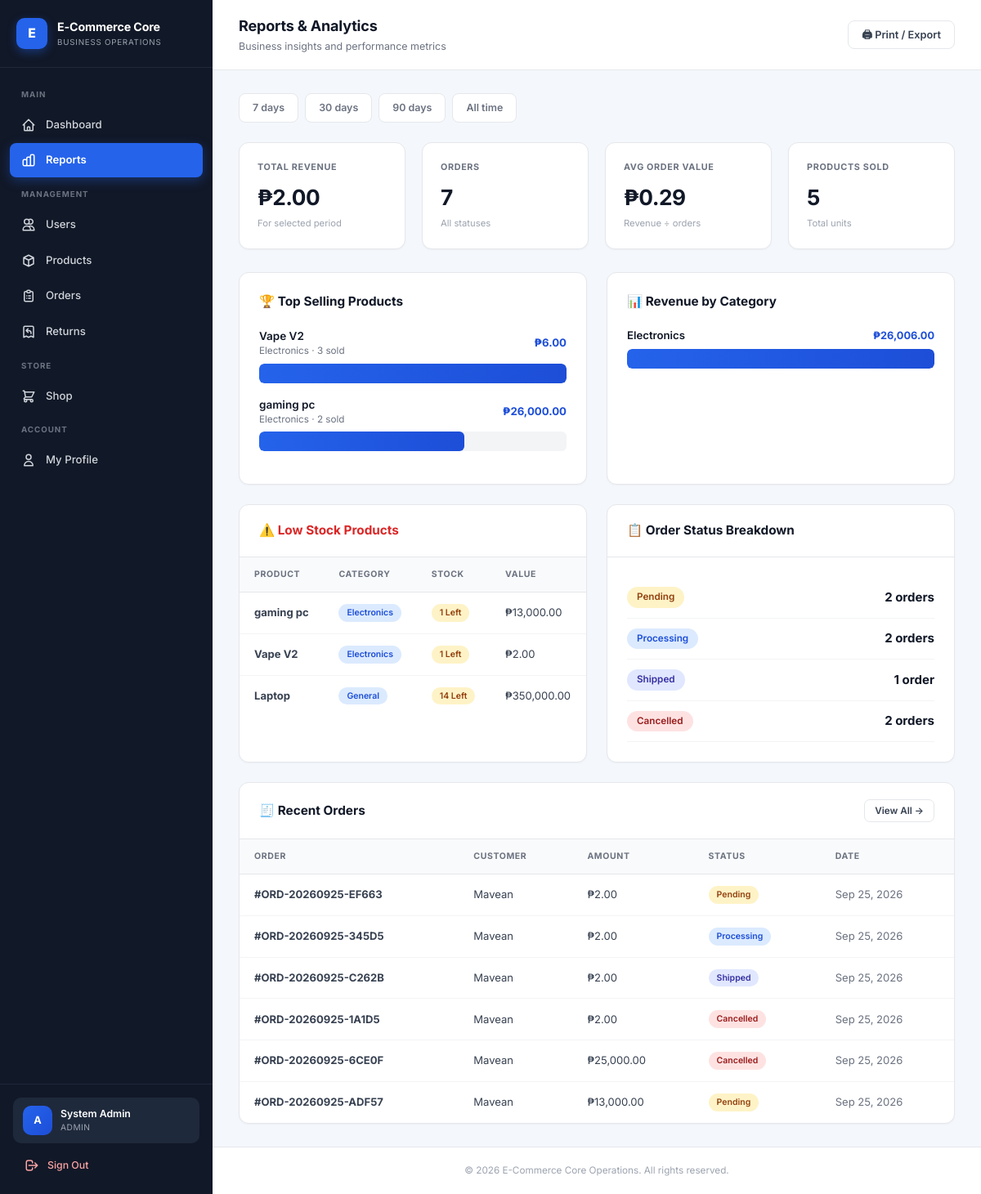
Screenshot of /modules/reports.php (signed in) with the database file from the repository.
### tables this page shows
CREATE TABLE `products` (
  `id` int(11) NOT NULL,
  `name` varchar(150) NOT NULL,
  `description` text DEFAULT NULL,
  `price` decimal(10,2) NOT NULL,
  `category` varchar(50) DEFAULT NULL,
  `stock` int(11) DEFAULT 0,
  `image_url` varchar(255) DEFAULT NULL,
  `created_at` timestamp NOT NULL DEFAULT current_timestamp()
);

CREATE TABLE `orders` (
  `id` int(11) NOT NULL,
  `order_number` varchar(20) DEFAULT NULL,
  `user_id` int(11) NOT NULL,
  `total_amount` decimal(10,2) NOT NULL,
  `status` enum('pending','processing','shipped','delivered','cancelled','returned') DEFAULT 'pending',
  `shipping_address` text DEFAULT NULL,
  `contact_phone` varchar(20) DEFAULT NULL,
  `notes` text DEFAULT NULL,
  `payment_method` varchar(50) DEFAULT 'COD',
  `delivery_option` varchar(50) DEFAULT 'standard',
  `delivery_fee` decimal(10,2) DEFAULT 0.00,
  `payment_status` enum('unpaid','pending_verification','paid','refunded') DEFAULT 'unpaid',
  `payment_reference` varchar(100) DEFAULT NULL,
  `payment_proof` varchar(255) DEFAULT NULL,
  `paid_at` datetime DEFAULT NULL,
  `created_at` timestamp NOT NULL DEFAULT current_timestamp()
);

CREATE TABLE `users` (
  `id` int(11) NOT NULL,
  `username` varchar(50) NOT NULL,
  `email` varchar(100) NOT NULL,
  `phone` varchar(20) DEFAULT NULL,
  `address` text DEFAULT NULL,
  `city` varchar(80) DEFAULT NULL,
  `province` varchar(80) DEFAULT NULL,
  `postal_code` varchar(10) DEFAULT NULL,
  `password` varchar(255) NOT NULL,
  `full_name` varchar(100) DEFAULT NULL,
  `role` enum('admin','product_manager','customer') DEFAULT 'customer',
  `status` enum('active','inactive') DEFAULT 'active',
  `email_verified` tinyint(1) DEFAULT 0,
  `profile_completed` tinyint(1) DEFAULT 0,
  `created_at` timestamp NOT NULL DEFAULT current_timestamp()
);

### includes/auth.php (called while the page is built, shortened)
<?php
if (!function_exists('baseUrl')) {
    function baseUrl($path = '') {
        $dir = str_replace('\\', '/', dirname($_SERVER['SCRIPT_NAME']));
        $dir = rtrim($dir, '/');
        $dir = preg_replace('#/(modules|api|ai|auth|admin)$#', '', $dir);
        if ($dir === '' || $dir === '.') $dir = '';
        $dir = rtrim($dir, '/') . '/';
        return $dir . ltrim($path, '/');
    }
}
if (!function_exists('e')) {
    function e($s) {
        return htmlspecialchars($s ?? '', ENT_QUOTES, 'UTF-8');
    }
}

### modules/reports.php (the view, shortened to what this page needs)
<?php
require_once __DIR__ . '/../includes/auth.php';
require_once __DIR__ . '/../config/db.php';
$range = $_GET['range'] ?? '30';
$ranges = ['7' => '7 days', '30' => '30 days', '90' => '90 days', 'all' => 'All time'];
$dateFilter = $range === 'all' ? '' : 'AND created_at >= DATE_SUB(NOW(), INTERVAL ' . (int)$range . ' DAY)';
$revenue = $pdo->query("SELECT COALESCE(SUM(total_amount),0) FROM orders WHERE status NOT IN ('cancelled','returned') AND payment_status='paid' $dateFilter")->fetchColumn();
$ordersCount = $pdo->query("SELECT COUNT(*) FROM orders WHERE 1=1 $dateFilter")->fetchColumn();
$avgOrder = $ordersCount > 0 ? $revenue / $ordersCount : 0;
$productsSold = $pdo->query("SELECT COALESCE(SUM(oi.quantity),0) FROM order_items oi JOIN orders o ON oi.order_id=o.id WHERE o.status NOT IN ('cancelled','returned') $dateFilter")->fetchColumn();
$topProducts = $pdo->query("
    SELECT p.name, p.category, SUM(oi.quantity) as total_qty, SUM(oi.quantity * oi.price) as total_revenue
    FROM order_items oi
    JOIN products p ON oi.product_id = p.id
    JOIN orders o ON oi.order_id = o.id
    WHERE o.status NOT IN ('cancelled','returned')
    GROUP BY p.id
    ORDER BY total_qty DESC
    LIMIT 5
")->fetchAll();
$lowStock = $pdo->query("SELECT name, category, stock, price FROM products WHERE stock < 15 ORDER BY stock ASC LIMIT 8")->fetchAll();
$recentOrders = $pdo->query("SELECT o.*, u.username FROM orders o JOIN users u ON o.user_id=u.id ORDER BY o.id DESC LIMIT 6")->fetchAll();
$revByCategory = $pdo->query("
    SELECT p.category, SUM(oi.quantity * oi.price) as revenue
    FROM order_items oi
    JOIN products p ON oi.product_id = p.id
    JOIN orders o ON oi.order_id = o.id
    WHERE o.status NOT IN ('cancelled','returned')
    GROUP BY p.category
    ORDER BY revenue DESC
    LIMIT 6
")->fetchAll();
$maxCatRevenue = !empty($revByCategory) ? max(array_column($revByCategory, 'revenue')) : 1;
$statusBreakdown = $pdo->query("SELECT status, COUNT(*) as cnt FROM orders GROUP BY status")->fetchAll();
require_once __DIR__ . '/../includes/header.php';
?>
<div class="app-layout">
    <?php require __DIR__ . '/../includes/sidebar.php'; ?>
    <div class="main-wrapper">
        <header class="topbar">
            <div class="topbar-left">
                <div>
                    <h2>Reports & Analytics</h2>
                    <p>Business insights and performance metrics</p>
                </div>
            </div>
            <button onclick="window.print()" class="btn btn-secondary">🖨 Print / Export</button>
        </header>
        <div class="page-body">
            <div class="range-tabs">
                <?php foreach ($ranges as $key => $label): ?>
                    <a href="?range=<?= $key ?>" class="range-tab <?= $range === $key ? 'active' : '' ?>"><?= $label ?></a>
                <?php endforeach; ?>
            </div>
            <div class="kpi-grid">
                <div class="kpi-card">
                    <div class="kpi-label">Total Revenue</div>
                    <div class="kpi-value">₱<?= number_format($revenue, 2) ?></div>
                    <div class="kpi-sub">For selected period</div>
                </div>
                <div class="kpi-card">
                    <div class="kpi-label">Orders</div>
                    <div class="kpi-value"><?= number_format($ordersCount) ?></div>
                    <div class="kpi-sub">All statuses</div>
                </div>
                <div class="kpi-card">
                    <div class="kpi-label">Avg Order Value</div>
                    <div class="kpi-value">₱<?= number_format($avgOrder, 2) ?></div>
                    <div class="kpi-sub">Revenue ÷ orders</div>
                </div>
                <div class="kpi-card">
                    <div class="kpi-label">Products Sold</div>
                    <div class="kpi-value"><?= number_format($productsSold) ?></div>
                    <div class="kpi-sub">Total units</div>
                </div>
            </div>
            <div class="reports-grid">
                <div class="card card-pad">
                    <h3 class="section-title" style="margin-bottom:20px;">🏆 Top Selling Products</h3>
                    <?php if (empty($topProducts)): ?>
                        <p style="color:#6b7280;">No sales data yet.</p>
                    <?php else: foreach ($topProducts as $p): ?>
                        <div style="margin-bottom:16px;">
                            <div style="display:flex;justify-content:space-between;align-items:center;margin-bottom:6px;">
                                <div>
                                    <div style="font-weight:600;color:#111827;font-size:0.9rem;"><?= e($p['name']) ?></div>
                                    <div style="color:#6b7280;font-size:0.78rem;"><?= e($p['category']) ?> · <?= $p['total_qty'] ?> sold</div>
                                </div>
                                <div style="font-weight:700;color:#1d4ed8;font-size:0.88rem;">₱<?= number_format($p['total_revenue'], 2) ?></div>
                            </div>
                            <div class="bar-track">
                                <div class="bar-fill" style="width: <?= $topProducts[0]['total_qty'] > 0 ? ($p['total_qty'] / $topProducts[0]['total_qty'] * 100) : 0 ?>%;"></div>
                            </div>
                        </div>
                    <?php endforeach; endif; ?>
                </div>
                <div class="card card-pad">
                    <h3 class="section-title" style="margin-bottom:20px;">📊 Revenue by Category</h3>
                    <?php if (empty($revByCategory)): ?>
                        <p style="color:#6b7280;">No category data yet.</p>
                    <?php else: foreach ($revByCategory as $c): ?>
                        <div style="margin-bottom:16px;">
                            <div style="display:flex;justify-content:space-between;align-items:center;margin-bottom:6px;">
                                <span style="font-weight:600;color:#111827;font-size:0.88rem;"><?= e($c['category']) ?></span>
                                <span style="font-weight:700;color:#1d4ed8;font-size:0.85rem;">₱<?= number_format($c['revenue'], 2) ?></span>
                            </div>
                            <div class="bar-track">
                                <div class="bar-fill" style="width: <?= $maxCatRevenue > 0 ? ($c['revenue'] / $maxCatRevenue * 100) : 0 ?>%;"></div>
                            </div>
                        </div>
                    <?php endforeach; endif; ?>
                </div>
            </div>
            <div class="reports-grid">
                <div class="card">
                    <div style="padding:20px 24px;border-bottom:1px solid #e5e7eb;">
                        <h3 class="section-title" style="color:#dc2626;">⚠️ Low Stock Products</h3>
                    </div>
                    <?php if (empty($lowStock)): ?>
                        <div class="card-pad" style="text-align:center;color:#6b7280;">All products are well stocked!</div>
                    <?php else: ?>
                        <div class="table-wrapper">
                            <table>
                                <thead><tr><th>Product</th><th>Category</th><th>Stock</th><th>Value</th></tr></thead>
                                <tbody>
                                    <?php foreach ($lowStock as $p): ?>
                                        <tr>
                                            <td><strong><?= e($p['name']) ?></strong></td>
                                            <td><span class="badge badge-blue"><?= e($p['category']) ?></span></td>
                                            <td><span class="badge <?= $p['stock'] == 0 ? 'badge-red' : 'badge-yellow' ?>"><?= $p['stock'] ?> left</span></td>
                                            <td>₱<?= number_format($p['price'] * $p['stock'], 2) ?></td>
                                        </tr>
                                    <?php endforeach; ?>
                                </tbody>
                            </table>
                        </div>
                    <?php endif; ?>
                </div>
                <div class="card">
                    <div style="padding:20px 24px;border-bottom:1px solid #e5e7eb;">
                        <h3 class="section-title">📋 Order Status Breakdown</h3>
                    </div>
                    <div class="card-pad">
                        <?php
                        $statusColors = [
                            'pending' => ['#fef3c7', '#92400e'],
                            'processing' => ['#dbeafe', '#1d4ed8'],
                            'shipped' => ['#e0e7ff', '#3730a3'],
                            'delivered' => ['#d1fae5', '#065f46'],
                            'cancelled' => ['#fee2e2', '#991b1b'],
                            'returned' => ['#f3f4f6', '#374151']
                        ];
                        foreach ($statusBreakdown as $s):
                            $color = $statusColors[$s['status']] ?? ['#f3f4f6', '#374151'];
                        ?>
                            <div style="display:flex;justify-content:space-between;align-items:center;padding:12px 0;border-bottom:1px solid #f3f4f6;">
                                <span style="background:<?= $color[0] ?>;color:<?= $color[1] ?>;padding:4px 12px;border-radius:999px;font-size:0.78rem;font-weight:600;text-transform:capitalize;">
                                    <?= e($s['status']) ?>
                                </span>
                                <span style="font-weight:700;color:#111827;"><?= $s['cnt'] ?> order<?= $s['cnt'] != 1 ? 's' : '' ?></span>
                            </div>
                        <?php endforeach; ?>
                    </div>
                </div>
            </div>
            <div class="card">
                <div style="padding:20px 24px;border-bottom:1px solid #e5e7eb;display:flex;justify-content:space-between;align-items:center;">
                    <h3 class="section-title">🧾 Recent Orders</h3>
                    <a href="<?= baseUrl('modules/orders.php') ?>" class="btn btn-secondary btn-sm">View All →</a>
                </div>
                <div class="table-wrapper">
                    <table>
                        <thead>
                            <tr><th>Order</th><th>Customer</th><th>Amount</th><th>Status</th><th>Date</th></tr>
                        </thead>
                        <tbody>
                            <?php if (empty($recentOrders)): ?>
                                <tr><td colspan="5" style="text-align:center;padding:32px;color:#6b7280;">No orders yet</td></tr>
                            <?php else: foreach ($recentOrders as $o):
                                $colors = ['pending'=>'badge-yellow','processing'=>'badge-blue','shipped'=>'badge-indigo','delivered'=>'badge-green','cancelled'=>'badge-red','returned'=>'badge-gray'];
                            ?>
                                <tr>
                                    <td><strong>#<?= e($o['order_number'] ?: $o['id']) ?></strong></td>
                                    <td><?= e($o['username']) ?></td>
                                    <td>₱<?= number_format($o['total_amount'], 2) ?></td>
                                    <td><span class="badge <?= $colors[$o['status']] ?? 'badge-gray' ?>"><?= ucfirst($o['status']) ?></span></td>
                                    <td style="color:#6b7280;"><?= date('M j, Y', strtotime($o['created_at'])) ?></td>
                                </tr>
                            <?php endforeach; endif; ?>
                        </tbody>
                    </table>
                </div>
            </div>
        </div>
        <?php require __DIR__ . '/../includes/footer.php'; ?>

### rows the page displays
products: name "gaming pc", category "Electronics", stock "1", $p['price'] * $p['stock'] "13,000.00"
products: name "Vape V2", category "Electronics", stock "1", $p['price']*$p['stock'] "2.00"
products: name "Laptop", category "General", stock "14", $p['price'] * $p['stock'] "350,000.00"
orders: order_number "ORD-20260925-EF663", user.username "Mavean", total_amount "2.00", status "Pending", created_at "Sep 25, 2026"
orders: order_number "ORD-20260925-345D5", user.username "Mavean", total_amount "2.00", status "Processing", created_at "Sep 25, 2026"
orders: order_number "ORD-20260925-C262B", user.username "Mavean", total_amount "2.00", status "Shipped", created_at "Sep 25, 2026"
orders: order_number "ORD-20260925-1A1D5", user.username "Mavean", total_amount "2.00", status "Cancelled", created_at "Sep 25, 2026"
orders: order_number "ORD-20260925-6CE0F", user.username "Mavean", total_amount "25,000.00", status "Cancelled", created_at "Sep 25, 2026"
orders: order_number "ORD-20260925-ADF57", user.username "Mavean", total_amount "13,000.00", status "Pending", created_at "Sep 25, 2026"

### other values shown
$initial "A"
$_SESSION['full_name'] "System Admin"
$role === 'product_manager' ? 'PRODUCT MANAGER' : strtoupper($role) "ADMIN"
$label "7 days"
$label "30 days"
$label "90 days"
$label "All time"
$revenue "2.00"
$ordersCount "7"
$avgOrder "0.29"
$productsSold "5"
$p['name'] "Vape V2"
$p['category'] "Electronics"
$p['total_qty'] "3"
$p['total_revenue'] "6.00"
